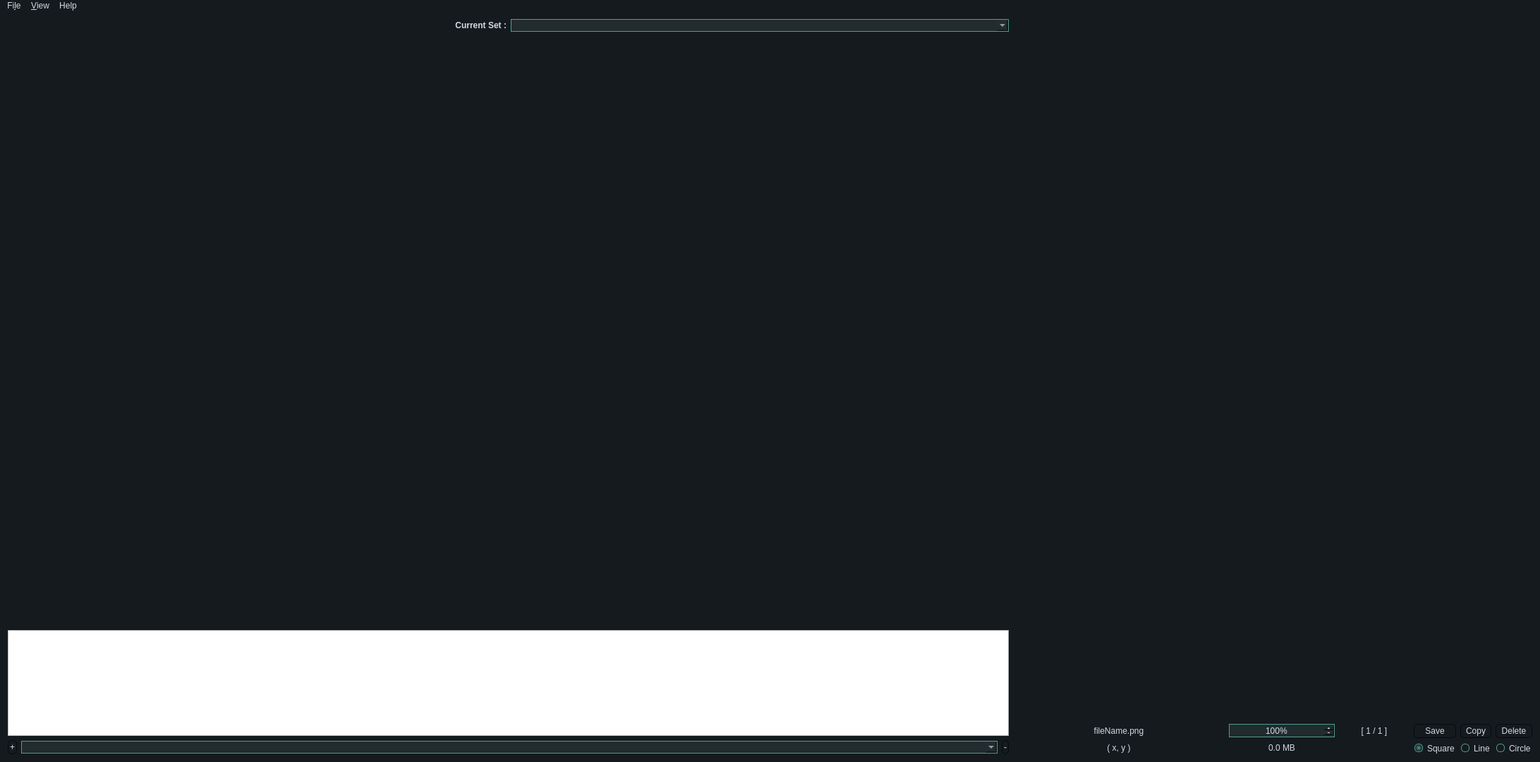
<?xml version="1.0" encoding="UTF-8"?>
<ui version="4.0">
 <class>MainWindow</class>
 <widget class="QMainWindow" name="MainWindow">
  <property name="geometry">
   <rect>
    <x>0</x>
    <y>0</y>
    <width>2183</width>
    <height>1080</height>
   </rect>
  </property>
  <property name="sizePolicy">
   <sizepolicy hsizetype="Preferred" vsizetype="Preferred">
    <horstretch>0</horstretch>
    <verstretch>0</verstretch>
   </sizepolicy>
  </property>
  <property name="minimumSize">
   <size>
    <width>0</width>
    <height>0</height>
   </size>
  </property>
  <property name="mouseTracking">
   <bool>true</bool>
  </property>
  <property name="windowTitle">
   <string>Optic.Ninja</string>
  </property>
  <property name="styleSheet">
   <string notr="true">QMainWindow {
	background-color:#151a1e;
}
QCalendar {
	background-color: #151a1e;
}
QTextEdit {
	border-width: 1px;
	border-style: solid;
	border-color: #4fa08b;
	background-color: #222b2e;
	color: #d3dae3;
}
QPlainTextEdit {
	border-width: 1px;
	border-style: solid;
	border-color: #4fa08b;
	background-color: #222b2e;
	color: #d3dae3;
}
QToolButton {
	border-style: solid;
	border-top-color: qlineargradient(spread:pad, x1:0.5, y1:1, x2:0.5, y2:0, stop:0 rgb(215, 215, 215), stop:1 rgb(222, 222, 222));
	border-right-color: qlineargradient(spread:pad, x1:0, y1:0.5, x2:1, y2:0.5, stop:0 rgb(217, 217, 217), stop:1 rgb(227, 227, 227));
	border-left-color: qlineargradient(spread:pad, x1:0, y1:0.5, x2:1, y2:0.5, stop:0 rgb(227, 227, 227), stop:1 rgb(217, 217, 217));
	border-bottom-color: qlineargradient(spread:pad, x1:0.5, y1:1, x2:0.5, y2:0, stop:0 rgb(215, 215, 215), stop:1 rgb(222, 222, 222));
	border-width: 1px;
	border-radius: 5px;
	color: #d3dae3;
	padding: 2px;
	background-color: rgb(255,255,255);
}
QToolButton:hover{
	border-style: solid;
	border-top-color: qlineargradient(spread:pad, x1:0.5, y1:1, x2:0.5, y2:0, stop:0 rgb(195, 195, 195), stop:1 rgb(222, 222, 222));
	border-right-color: qlineargradient(spread:pad, x1:0, y1:0.5, x2:1, y2:0.5, stop:0 rgb(197, 197, 197), stop:1 rgb(227, 227, 227));
	border-left-color: qlineargradient(spread:pad, x1:0, y1:0.5, x2:1, y2:0.5, stop:0 rgb(227, 227, 227), stop:1 rgb(197, 197, 197));
	border-bottom-color: qlineargradient(spread:pad, x1:0.5, y1:1, x2:0.5, y2:0, stop:0 rgb(195, 195, 195), stop:1 rgb(222, 222, 222));
	border-width: 1px;
	border-radius: 5px;
	color: rgb(0,0,0);
	padding: 2px;
	background-color: rgb(255,255,255);
}
QToolButton:pressed{
	border-style: solid;
	border-top-color: qlineargradient(spread:pad, x1:0.5, y1:1, x2:0.5, y2:0, stop:0 rgb(215, 215, 215), stop:1 rgb(222, 222, 222));
	border-right-color: qlineargradient(spread:pad, x1:0, y1:0.5, x2:1, y2:0.5, stop:0 rgb(217, 217, 217), stop:1 rgb(227, 227, 227));
	border-left-color: qlineargradient(spread:pad, x1:0, y1:0.5, x2:1, y2:0.5, stop:0 rgb(227, 227, 227), stop:1 rgb(217, 217, 217));
	border-bottom-color: qlineargradient(spread:pad, x1:0.5, y1:1, x2:0.5, y2:0, stop:0 rgb(215, 215, 215), stop:1 rgb(222, 222, 222));
	border-width: 1px;
	border-radius: 5px;
	color: rgb(0,0,0);
	padding: 2px;
	background-color: rgb(142,142,142);
}
QPushButton{
	border-style: solid;
	border-color: #050a0e;
	border-width: 1px;
	border-radius: 5px;
	color: #d3dae3;
	padding: 2px;
	background-color: #151a1e;
}
QPushButton::default{
	border-style: solid;
	border-color: #050a0e;
	border-width: 1px;
	border-radius: 5px;
	color: #FFFFFF;
	padding: 2px;
	background-color: #151a1e;;
}
QPushButton:hover{
	border-style: solid;
	border-color: #050a0e;
	border-width: 1px;
	border-radius: 5px;
	color: #d3dae3;
	padding: 2px;
	background-color: #1c1f1f;
}
QPushButton:pressed{
	border-style: solid;
	border-color: #050a0e;
	border-width: 1px;
	border-radius: 5px;
	color: #d3dae3;
	padding: 2px;
	background-color: #2c2f2f;
}
QPushButton:disabled{
	border-style: solid;
	border-top-color: qlineargradient(spread:pad, x1:0.5, y1:1, x2:0.5, y2:0, stop:0 rgb(215, 215, 215), stop:1 rgb(222, 222, 222));
	border-right-color: qlineargradient(spread:pad, x1:0, y1:0.5, x2:1, y2:0.5, stop:0 rgb(217, 217, 217), stop:1 rgb(227, 227, 227));
	border-left-color: qlineargradient(spread:pad, x1:0, y1:0.5, x2:1, y2:0.5, stop:0 rgb(227, 227, 227), stop:1 rgb(217, 217, 217));
	border-bottom-color: qlineargradient(spread:pad, x1:0.5, y1:1, x2:0.5, y2:0, stop:0 rgb(215, 215, 215), stop:1 rgb(222, 222, 222));
	border-width: 1px;
	border-radius: 5px;
	color: #808086;
	padding: 2px;
	background-color: rgb(142,142,142);
}
QLineEdit {
	border-width: 1px;
	border-style: solid;
	border-color: #4fa08b;
	background-color: #222b2e;
	color: #d3dae3;
}
QLabel {
	color: #d3dae3;
}
QLCDNumber {
	color: #4d9b87;
}
QProgressBar {
	text-align: center;
	color: #d3dae3;
	border-radius: 10px;
	border-color: transparent;
	border-style: solid;
	background-color: #52595d;
}
QProgressBar::chunk {
	background-color: #214037	;
	border-radius: 10px;
}
QMenuBar {
	background-color: #151a1e;
}
QMenuBar::item {
	color: #d3dae3;
  	spacing: 3px;
  	padding: 1px 4px;
	background-color: #151a1e;
}

QMenuBar::item:selected {
  	background-color: #252a2e;
	color: #FFFFFF;
}
QMenu {
	background-color: #151a1e;
}
QMenu::item:selected {
	background-color: #252a2e;
	color: #FFFFFF;
}
QMenu::item {
	color: #d3dae3;
	background-color: #151a1e;
}
QTabWidget {
	color:rgb(0,0,0);
	background-color:#000000;
}
QTabWidget::pane {
		border-color: #050a0e;
		background-color: #1e282c;
		border-style: solid;
		border-width: 1px;
    	border-bottom-left-radius: 4px;
		border-bottom-right-radius: 4px;
}
QTabBar::tab:first {
	border-style: solid;
	border-left-width:1px;
	border-right-width:0px;
	border-top-width:1px;
	border-bottom-width:0px;
	border-top-color: #050a0e;
	border-left-color: #050a0e;
	border-bottom-color: #050a0e;
	border-top-left-radius: 4px;
	color: #d3dae3;
	padding: 3px;
	margin-left:0px;
	background-color: #151a1e;
}
QTabBar::tab:last {
	border-style: solid;
	border-top-width:1px;
	border-left-width:1px;
	border-right-width:1px;
	border-bottom-width:0px;
	border-color: #050a0e;
	border-top-right-radius: 4px;
	color: #d3dae3;
	padding: 3px;
	margin-left:0px;
	background-color: #151a1e;
}
QTabBar::tab {
	border-style: solid;
	border-top-width:1px;
	border-bottom-width:0px;
	border-left-width:1px;
	border-top-color: #050a0e;
	border-left-color: #050a0e;
	border-bottom-color: #050a0e;
	color: #d3dae3;
	padding: 3px;
	margin-left:0px;
	background-color: #151a1e;
}
QTabBar::tab:selected, QTabBar::tab:last:selected, QTabBar::tab:hover {
  	border-style: solid;
  	border-left-width:1px;
	border-bottom-width:0px;
	border-right-color: transparent;
	border-top-color: #050a0e;
	border-left-color: #050a0e;
	border-bottom-color: #050a0e;
	color: #FFFFFF;
	padding: 3px;
	margin-left:0px;
	background-color: #1e282c;
}

QTabBar::tab:selected, QTabBar::tab:first:selected, QTabBar::tab:hover {
  	border-style: solid;
  	border-left-width:1px;
  	border-bottom-width:0px;
  	border-top-width:1px;
	border-right-color: transparent;
	border-top-color: #050a0e;
	border-left-color: #050a0e;
	border-bottom-color: #050a0e;
	color: #FFFFFF;
	padding: 3px;
	margin-left:0px;
	background-color: #1e282c;
}

QCheckBox {
	color: #d3dae3;
	padding: 2px;
}
QCheckBox:disabled {
	color: #808086;
	padding: 2px;
}

QCheckBox:hover {
	border-radius:4px;
	border-style:solid;
	padding-left: 1px;
	padding-right: 1px;
	padding-bottom: 1px;
	padding-top: 1px;
	border-width:1px;
	border-color: transparent;
}
QCheckBox::indicator:checked {

	height: 10px;
	width: 10px;
	border-style:solid;
	border-width: 1px;
	border-color: #4fa08b;
	color: #000000;
	background-color: qradialgradient(cx:0.4, cy:0.4, radius: 1.5,fx:0, fy:0, stop:0 #1e282c, stop:0.3 #1e282c, stop:0.4 #4fa08b, stop:0.5 #1e282c, stop:1 #1e282c);
}
QCheckBox::indicator:unchecked {

	height: 10px;
	width: 10px;
	border-style:solid;
	border-width: 1px;
	border-color: #4fa08b;
	color: #000000;
}
QRadioButton {
	color: #d3dae3;
	padding: 1px;
}
QRadioButton::indicator:checked {
	height: 10px;
	width: 10px;
	border-style:solid;
	border-radius:5px;
	border-width: 1px;
	border-color: #4fa08b;
	color: #a9b7c6;
	background-color: qradialgradient(cx:0.5, cy:0.5, radius:0.4,fx:0.5, fy:0.5, stop:0 #4fa08b, stop:1 #1e282c);
}
QRadioButton::indicator:!checked {
	height: 10px;
	width: 10px;
	border-style:solid;
	border-radius:5px;
	border-width: 1px;
	border-color: #4fa08b;
	color: #a9b7c6;
	background-color: transparent;
}
QStatusBar {
	color:#027f7f;
}
QSpinBox {
	color: #d3dae3;
	background-color: #222b2e;
	border-width: 1px;
	border-style: solid;
	border-color: #4fa08b;
}
QDoubleSpinBox {
	color: #d3dae3;
	background-color: #222b2e;
	border-width: 1px;
	border-style: solid;
	border-color: #4fa08b;
}
QTimeEdit {
	color: #d3dae3;
	background-color: #222b2e;
	border-width: 1px;
	border-style: solid;
	border-color: #4fa08b;
}
QDateTimeEdit {
	color: #d3dae3;
	background-color: #222b2e;
	border-width: 1px;
	border-style: solid;
	border-color: #4fa08b;
}
QDateEdit {
	color: #d3dae3;
	background-color: #222b2e;
	border-width: 1px;
	border-style: solid;
	border-color: #4fa08b;
}
QFontComboBox {
	color: #d3dae3;
	background-color: #222b2e;
	border-width: 1px;
	border-style: solid;
	border-color: #4fa08b;
}
QComboBox {
	color: #d3dae3;
	background-color: #222b2e;
	border-width: 1px;
	border-style: solid;
	border-color: #4fa08b;
}

QDial {
	background: #16a085;
}

QToolBox {
	color: #a9b7c6;
	background-color: #222b2e;
}
QToolBox::tab {
	color: #a9b7c6;
	background-color:#222b2e;
}
QToolBox::tab:selected {
	color: #FFFFFF;
	background-color:#222b2e;
}
QScrollArea {
	color: #FFFFFF;
	background-color:#222b2e;
}
QSlider::groove:horizontal {
	height: 5px;
	background-color: #52595d;
}
QSlider::groove:vertical {
	width: 5px;
	background-color: #52595d;
}
QSlider::handle:horizontal {
	background: #1a2224;
	border-style: solid;
	border-width: 1px;
	border-color: rgb(207,207,207);
	width: 12px;
	margin: -5px 0;
	border-radius: 7px;
}
QSlider::handle:vertical {
	background: #1a2224;
	border-style: solid;
	border-width: 1px;
	border-color: rgb(207,207,207);
	height: 12px;
	margin: 0 -5px;
	border-radius: 7px;
}
QSlider::add-page:horizontal {
    background: #52595d;
}
QSlider::add-page:vertical {
    background: #52595d;
}
QSlider::sub-page:horizontal {
    background-color: #15433a;
}
QSlider::sub-page:vertical {
    background-color: #15433a;
}
QScrollBar:horizontal {
	max-height: 10px;
	border: 1px transparent grey;
	margin: 0px 20px 0px 20px;
	background: transparent;
}
QScrollBar:vertical {
	max-width: 10px;
	border: 1px transparent grey;
	margin: 20px 0px 20px 0px;
	background: transparent;
}
QScrollBar::handle:horizontal {
	background: #52595d;
	border-style: transparent;
	border-radius: 4px;
	min-width: 25px;
}
QScrollBar::handle:horizontal:hover {
	background: #58a492;
	border-style: transparent;
	border-radius: 4px;
	min-width: 25px;
}
QScrollBar::handle:vertical {
	background: #52595d;
	border-style: transparent;
	border-radius: 4px;
	min-height: 25px;
}
QScrollBar::handle:vertical:hover {
	background: #58a492;
	border-style: transparent;
	border-radius: 4px;
	min-height: 25px;
}
QScrollBar::add-line:horizontal {
   border: 2px transparent grey;
   border-top-right-radius: 4px;
   border-bottom-right-radius: 4px;
   background: #15433a;
   width: 20px;
   subcontrol-position: right;
   subcontrol-origin: margin;
}
QScrollBar::add-line:horizontal:pressed {
   border: 2px transparent grey;
   border-top-right-radius: 4px;
   border-bottom-right-radius: 4px;
   background: rgb(181,181,181);
   width: 20px;
   subcontrol-position: right;
   subcontrol-origin: margin;
}
QScrollBar::add-line:vertical {
   border: 2px transparent grey;
   border-bottom-left-radius: 4px;
   border-bottom-right-radius: 4px;
   background: #15433a;
   height: 20px;
   subcontrol-position: bottom;
   subcontrol-origin: margin;
}
QScrollBar::add-line:vertical:pressed {
   border: 2px transparent grey;
   border-bottom-left-radius: 4px;
   border-bottom-right-radius: 4px;
   background: rgb(181,181,181);
   height: 20px;
   subcontrol-position: bottom;
   subcontrol-origin: margin;
}
QScrollBar::sub-line:horizontal {
   border: 2px transparent grey;
   border-top-left-radius: 4px;
   border-bottom-left-radius: 4px;
   background: #15433a;
   width: 20px;
   subcontrol-position: left;
   subcontrol-origin: margin;
}
QScrollBar::sub-line:horizontal:pressed {
   border: 2px transparent grey;
   border-top-left-radius: 4px;
   border-bottom-left-radius: 4px;
   background: rgb(181,181,181);
   width: 20px;
   subcontrol-position: left;
   subcontrol-origin: margin;
}
QScrollBar::sub-line:vertical {
   border: 2px transparent grey;
   border-top-left-radius: 4px;
   border-top-right-radius: 4px;
   background: #15433a;
   height: 20px;
   subcontrol-position: top;
   subcontrol-origin: margin;
}
QScrollBar::sub-line:vertical:pressed {
   border: 2px transparent grey;
   border-top-left-radius: 4px;
   border-top-right-radius: 4px;
   background: rgb(181,181,181);
   height: 20px;
   subcontrol-position: top;
   subcontrol-origin: margin;
}

QScrollBar::add-page:horizontal, QScrollBar::sub-page:horizontal {
   background: none;
}
QScrollBar::add-page:vertical, QScrollBar::sub-page:vertical {
   background: none;
}</string>
  </property>
  <widget class="QWidget" name="centralWidget">
   <property name="sizePolicy">
    <sizepolicy hsizetype="Expanding" vsizetype="Expanding">
     <horstretch>0</horstretch>
     <verstretch>0</verstretch>
    </sizepolicy>
   </property>
   <layout class="QGridLayout" name="gridLayout">
    <property name="leftMargin">
     <number>0</number>
    </property>
    <property name="topMargin">
     <number>0</number>
    </property>
    <property name="rightMargin">
     <number>0</number>
    </property>
    <property name="bottomMargin">
     <number>0</number>
    </property>
    <property name="horizontalSpacing">
     <number>0</number>
    </property>
    <item row="0" column="1">
     <layout class="QGridLayout" name="gridLayout_2">
      <property name="topMargin">
       <number>0</number>
      </property>
      <item row="0" column="1">
       <widget class="QStackedWidget" name="stackedWidget">
        <property name="sizePolicy">
         <sizepolicy hsizetype="Expanding" vsizetype="Expanding">
          <horstretch>0</horstretch>
          <verstretch>0</verstretch>
         </sizepolicy>
        </property>
        <property name="minimumSize">
         <size>
          <width>0</width>
          <height>0</height>
         </size>
        </property>
        <property name="currentIndex">
         <number>1</number>
        </property>
        <widget class="QWidget" name="page">
         <property name="sizePolicy">
          <sizepolicy hsizetype="Expanding" vsizetype="Expanding">
           <horstretch>0</horstretch>
           <verstretch>0</verstretch>
          </sizepolicy>
         </property>
         <layout class="QGridLayout" name="gridLayout_3">
          <item row="0" column="1">
           <widget class="QTabWidget" name="tabWidget">
            <property name="minimumSize">
             <size>
              <width>0</width>
              <height>0</height>
             </size>
            </property>
            <property name="autoFillBackground">
             <bool>false</bool>
            </property>
            <property name="currentIndex">
             <number>-1</number>
            </property>
            <property name="tabsClosable">
             <bool>false</bool>
            </property>
           </widget>
          </item>
         </layout>
        </widget>
        <widget class="QWidget" name="page_2">
         <property name="sizePolicy">
          <sizepolicy hsizetype="Expanding" vsizetype="Expanding">
           <horstretch>0</horstretch>
           <verstretch>0</verstretch>
          </sizepolicy>
         </property>
         <layout class="QGridLayout" name="gridLayout_4">
          <item row="1" column="1" rowspan="5" colspan="4">
           <layout class="QGridLayout" name="ImageViewLayout" rowstretch="0" columnstretch="0">
            <property name="sizeConstraint">
             <enum>QLayout::SetMaximumSize</enum>
            </property>
           </layout>
          </item>
          <item row="6" column="1" colspan="4">
           <layout class="QGridLayout" name="gridLayout_7">
            <item row="0" column="0">
             <layout class="QHBoxLayout" name="horizontalLayout">
              <property name="sizeConstraint">
               <enum>QLayout::SetMaximumSize</enum>
              </property>
              <item>
               <layout class="QGridLayout" name="gridLayout_9">
                <item row="0" column="0">
                 <widget class="QLabel" name="fileNameLabel">
                  <property name="minimumSize">
                   <size>
                    <width>300</width>
                    <height>0</height>
                   </size>
                  </property>
                  <property name="text">
                   <string>fileName.png</string>
                  </property>
                  <property name="alignment">
                   <set>Qt::AlignCenter</set>
                  </property>
                 </widget>
                </item>
                <item row="2" column="1">
                 <widget class="QLabel" name="imageSizeLabel">
                  <property name="sizePolicy">
                   <sizepolicy hsizetype="Fixed" vsizetype="Preferred">
                    <horstretch>0</horstretch>
                    <verstretch>0</verstretch>
                   </sizepolicy>
                  </property>
                  <property name="minimumSize">
                   <size>
                    <width>150</width>
                    <height>0</height>
                   </size>
                  </property>
                  <property name="text">
                   <string>0.0 MB</string>
                  </property>
                  <property name="alignment">
                   <set>Qt::AlignCenter</set>
                  </property>
                 </widget>
                </item>
                <item row="0" column="1">
                 <widget class="QSpinBox" name="setImagespinBox">
                  <property name="sizePolicy">
                   <sizepolicy hsizetype="Preferred" vsizetype="Preferred">
                    <horstretch>0</horstretch>
                    <verstretch>0</verstretch>
                   </sizepolicy>
                  </property>
                  <property name="alignment">
                   <set>Qt::AlignCenter</set>
                  </property>
                  <property name="buttonSymbols">
                   <enum>QAbstractSpinBox::PlusMinus</enum>
                  </property>
                  <property name="suffix">
                   <string comment="%" extracomment="%">%</string>
                  </property>
                  <property name="minimum">
                   <number>1</number>
                  </property>
                  <property name="maximum">
                   <number>1500</number>
                  </property>
                  <property name="singleStep">
                   <number>10</number>
                  </property>
                  <property name="value">
                   <number>100</number>
                  </property>
                 </widget>
                </item>
                <item row="0" column="2">
                 <widget class="QLabel" name="frameBufferLabel">
                  <property name="sizePolicy">
                   <sizepolicy hsizetype="Preferred" vsizetype="Preferred">
                    <horstretch>0</horstretch>
                    <verstretch>0</verstretch>
                   </sizepolicy>
                  </property>
                  <property name="minimumSize">
                   <size>
                    <width>100</width>
                    <height>0</height>
                   </size>
                  </property>
                  <property name="text">
                   <string>[ 1 / 1 ]</string>
                  </property>
                  <property name="textFormat">
                   <enum>Qt::AutoText</enum>
                  </property>
                  <property name="alignment">
                   <set>Qt::AlignCenter</set>
                  </property>
                 </widget>
                </item>
                <item row="2" column="0">
                 <widget class="QLabel" name="mouseLocationLabel">
                  <property name="sizePolicy">
                   <sizepolicy hsizetype="Preferred" vsizetype="Preferred">
                    <horstretch>0</horstretch>
                    <verstretch>0</verstretch>
                   </sizepolicy>
                  </property>
                  <property name="minimumSize">
                   <size>
                    <width>225</width>
                    <height>0</height>
                   </size>
                  </property>
                  <property name="text">
                   <string>( x, y )</string>
                  </property>
                  <property name="alignment">
                   <set>Qt::AlignCenter</set>
                  </property>
                 </widget>
                </item>
               </layout>
              </item>
              <item>
               <layout class="QGridLayout" name="gridLayout_8">
                <property name="sizeConstraint">
                 <enum>QLayout::SetFixedSize</enum>
                </property>
                <item row="1" column="2">
                 <widget class="QRadioButton" name="lineDrawRadioButton">
                  <property name="text">
                   <string>Line</string>
                  </property>
                 </widget>
                </item>
                <item row="1" column="1">
                 <widget class="QRadioButton" name="squareDrawRadioButton">
                  <property name="layoutDirection">
                   <enum>Qt::LeftToRight</enum>
                  </property>
                  <property name="text">
                   <string>Square</string>
                  </property>
                  <property name="checked">
                   <bool>true</bool>
                  </property>
                 </widget>
                </item>
                <item row="0" column="3">
                 <widget class="QPushButton" name="deleteImageButton">
                  <property name="text">
                   <string>Delete</string>
                  </property>
                 </widget>
                </item>
                <item row="0" column="1">
                 <widget class="QPushButton" name="saveImageButton">
                  <property name="text">
                   <string>Save</string>
                  </property>
                 </widget>
                </item>
                <item row="1" column="3">
                 <widget class="QRadioButton" name="circalDrawRadioButton">
                  <property name="text">
                   <string>Circle</string>
                  </property>
                 </widget>
                </item>
                <item row="0" column="2">
                 <widget class="QPushButton" name="copySetImageButton">
                  <property name="text">
                   <string>Copy</string>
                  </property>
                 </widget>
                </item>
               </layout>
              </item>
             </layout>
            </item>
           </layout>
          </item>
          <item row="1" column="0" rowspan="6">
           <layout class="QVBoxLayout" name="verticalLayout_2">
            <property name="sizeConstraint">
             <enum>QLayout::SetMaximumSize</enum>
            </property>
            <item>
             <layout class="QGridLayout" name="gridLayout_6">
              <property name="sizeConstraint">
               <enum>QLayout::SetMaximumSize</enum>
              </property>
              <item row="1" column="1">
               <widget class="QComboBox" name="setComboBox">
                <property name="sizePolicy">
                 <sizepolicy hsizetype="Preferred" vsizetype="Fixed">
                  <horstretch>0</horstretch>
                  <verstretch>0</verstretch>
                 </sizepolicy>
                </property>
               </widget>
              </item>
              <item row="1" column="0">
               <widget class="QLabel" name="label_3">
                <property name="text">
                 <string>&lt;html&gt;&lt;head/&gt;&lt;body&gt;&lt;p&gt;&lt;span style=&quot; font-weight:600;&quot;&gt;Current Set :&lt;/span&gt;&lt;/p&gt;&lt;/body&gt;&lt;/html&gt;</string>
                </property>
                <property name="textFormat">
                 <enum>Qt::RichText</enum>
                </property>
                <property name="alignment">
                 <set>Qt::AlignRight|Qt::AlignTrailing|Qt::AlignVCenter</set>
                </property>
               </widget>
              </item>
             </layout>
            </item>
            <item>
             <widget class="QWidget" name="setControllerWidget" native="true">
              <property name="sizePolicy">
               <sizepolicy hsizetype="Expanding" vsizetype="Expanding">
                <horstretch>0</horstretch>
                <verstretch>0</verstretch>
               </sizepolicy>
              </property>
              <layout class="QVBoxLayout" name="verticalLayout_4">
               <item>
                <layout class="QVBoxLayout" name="verticalLayout_3"/>
               </item>
              </layout>
             </widget>
            </item>
            <item>
             <widget class="QListWidget" name="annotationNamesListWidget">
              <property name="maximumSize">
               <size>
                <width>16777215</width>
                <height>150</height>
               </size>
              </property>
             </widget>
            </item>
            <item>
             <layout class="QHBoxLayout" name="horizontalLayout_2">
              <property name="sizeConstraint">
               <enum>QLayout::SetMaximumSize</enum>
              </property>
              <item>
               <widget class="QPushButton" name="addClassButton">
                <property name="sizePolicy">
                 <sizepolicy hsizetype="Maximum" vsizetype="Fixed">
                  <horstretch>0</horstretch>
                  <verstretch>0</verstretch>
                 </sizepolicy>
                </property>
                <property name="text">
                 <string>+</string>
                </property>
               </widget>
              </item>
              <item>
               <widget class="QComboBox" name="classComboBox">
                <property name="sizePolicy">
                 <sizepolicy hsizetype="Preferred" vsizetype="Fixed">
                  <horstretch>0</horstretch>
                  <verstretch>0</verstretch>
                 </sizepolicy>
                </property>
               </widget>
              </item>
              <item>
               <widget class="QPushButton" name="removeClassButton">
                <property name="sizePolicy">
                 <sizepolicy hsizetype="Maximum" vsizetype="Fixed">
                  <horstretch>0</horstretch>
                  <verstretch>0</verstretch>
                 </sizepolicy>
                </property>
                <property name="text">
                 <string>-</string>
                </property>
               </widget>
              </item>
             </layout>
            </item>
           </layout>
          </item>
         </layout>
        </widget>
        <widget class="QWidget" name="page_3">
         <property name="sizePolicy">
          <sizepolicy hsizetype="Expanding" vsizetype="Expanding">
           <horstretch>0</horstretch>
           <verstretch>0</verstretch>
          </sizepolicy>
         </property>
         <layout class="QGridLayout" name="gridLayout_5">
          <item row="0" column="1">
           <layout class="QGridLayout" name="gridLayout_13">
            <item row="2" column="0">
             <widget class="QLabel" name="label_4">
              <property name="sizePolicy">
               <sizepolicy hsizetype="Preferred" vsizetype="Maximum">
                <horstretch>0</horstretch>
                <verstretch>0</verstretch>
               </sizepolicy>
              </property>
              <property name="text">
               <string>Valid Set Mime Type</string>
              </property>
             </widget>
            </item>
            <item row="1" column="0">
             <widget class="QLabel" name="label">
              <property name="sizePolicy">
               <sizepolicy hsizetype="Maximum" vsizetype="Preferred">
                <horstretch>0</horstretch>
                <verstretch>0</verstretch>
               </sizepolicy>
              </property>
              <property name="text">
               <string>Default Set Directory</string>
              </property>
             </widget>
            </item>
            <item row="7" column="1">
             <layout class="QGridLayout" name="gridLayout_14">
              <item row="0" column="2">
               <widget class="QPushButton" name="saveAppSettingsButton">
                <property name="sizePolicy">
                 <sizepolicy hsizetype="Maximum" vsizetype="Maximum">
                  <horstretch>0</horstretch>
                  <verstretch>0</verstretch>
                 </sizepolicy>
                </property>
                <property name="text">
                 <string>Save Settings</string>
                </property>
               </widget>
              </item>
              <item row="0" column="1">
               <widget class="QPushButton" name="resetImageMimeButton">
                <property name="sizePolicy">
                 <sizepolicy hsizetype="Maximum" vsizetype="Maximum">
                  <horstretch>0</horstretch>
                  <verstretch>0</verstretch>
                 </sizepolicy>
                </property>
                <property name="sizeIncrement">
                 <size>
                  <width>0</width>
                  <height>0</height>
                 </size>
                </property>
                <property name="text">
                 <string>Restore Default</string>
                </property>
                <property name="flat">
                 <bool>false</bool>
                </property>
               </widget>
              </item>
              <item row="0" column="0">
               <spacer name="horizontalSpacer">
                <property name="orientation">
                 <enum>Qt::Horizontal</enum>
                </property>
                <property name="sizeHint" stdset="0">
                 <size>
                  <width>40</width>
                  <height>20</height>
                 </size>
                </property>
               </spacer>
              </item>
             </layout>
            </item>
            <item row="1" column="1">
             <widget class="QLineEdit" name="setDirectoryTextEdit">
              <property name="sizePolicy">
               <sizepolicy hsizetype="Preferred" vsizetype="Fixed">
                <horstretch>0</horstretch>
                <verstretch>0</verstretch>
               </sizepolicy>
              </property>
             </widget>
            </item>
            <item row="2" column="1">
             <layout class="QGridLayout" name="gridLayout_15">
              <item row="0" column="0">
               <widget class="QLineEdit" name="setImageExtensionTextEdit">
                <property name="sizePolicy">
                 <sizepolicy hsizetype="Preferred" vsizetype="Fixed">
                  <horstretch>0</horstretch>
                  <verstretch>0</verstretch>
                 </sizepolicy>
                </property>
               </widget>
              </item>
              <item row="1" column="0">
               <widget class="QLabel" name="label_5">
                <property name="text">
                 <string>&lt;html&gt;&lt;head/&gt;&lt;body&gt;&lt;p&gt;&lt;span style=&quot; font-style:italic;&quot;&gt;This field uses wild card style look ups with comma seperation.  Don't use spaces.  For example : *.bmp,*.BMP&lt;/span&gt;&lt;/p&gt;&lt;/body&gt;&lt;/html&gt;</string>
                </property>
                <property name="textFormat">
                 <enum>Qt::RichText</enum>
                </property>
               </widget>
              </item>
             </layout>
            </item>
            <item row="4" column="1">
             <spacer name="verticalSpacer_2">
              <property name="orientation">
               <enum>Qt::Vertical</enum>
              </property>
              <property name="sizeHint" stdset="0">
               <size>
                <width>20</width>
                <height>40</height>
               </size>
              </property>
             </spacer>
            </item>
           </layout>
          </item>
         </layout>
        </widget>
        <widget class="QWidget" name="page_4">
         <property name="enabled">
          <bool>true</bool>
         </property>
         <widget class="QWidget" name="gridLayoutWidget">
          <property name="geometry">
           <rect>
            <x>9</x>
            <y>9</y>
            <width>2051</width>
            <height>1041</height>
           </rect>
          </property>
          <layout class="QGridLayout" name="gridLayout_10">
           <item row="0" column="0">
            <layout class="QVBoxLayout" name="verticalLayout"/>
           </item>
          </layout>
         </widget>
        </widget>
       </widget>
      </item>
     </layout>
    </item>
   </layout>
  </widget>
  <widget class="QMenuBar" name="menuBar">
   <property name="geometry">
    <rect>
     <x>0</x>
     <y>0</y>
     <width>2183</width>
     <height>19</height>
    </rect>
   </property>
   <widget class="QMenu" name="menuFile">
    <property name="title">
     <string>Fi&amp;le</string>
    </property>
    <addaction name="actionExport_Dataset"/>
    <addaction name="actionQuit"/>
   </widget>
   <widget class="QMenu" name="menuHelp">
    <property name="title">
     <string>Help</string>
    </property>
    <addaction name="actionAbout"/>
    <addaction name="actionHot_Keys"/>
   </widget>
   <widget class="QMenu" name="menuView">
    <property name="title">
     <string>&amp;View</string>
    </property>
    <widget class="QMenu" name="menu_Set_View_Types">
     <property name="title">
      <string>&amp;Set View Types</string>
     </property>
     <addaction name="actionList_View"/>
     <addaction name="actionIcon_View"/>
    </widget>
    <addaction name="actionFullScreen"/>
    <addaction name="menu_Set_View_Types"/>
   </widget>
   <addaction name="menuFile"/>
   <addaction name="menuView"/>
   <addaction name="menuHelp"/>
  </widget>
  <action name="actionAbout">
   <property name="text">
    <string>&amp;About</string>
   </property>
  </action>
  <action name="actionQuit">
   <property name="text">
    <string>&amp;Quit</string>
   </property>
  </action>
  <action name="actionSynchronizeStreams">
   <property name="checkable">
    <bool>true</bool>
   </property>
   <property name="text">
    <string>&amp;Synchronize streams</string>
   </property>
  </action>
  <action name="actionScaleToFitFrame">
   <property name="checkable">
    <bool>true</bool>
   </property>
   <property name="text">
    <string>Scale to fit frame</string>
   </property>
  </action>
  <action name="actionFullScreen">
   <property name="checkable">
    <bool>true</bool>
   </property>
   <property name="text">
    <string>&amp;Full Screen</string>
   </property>
  </action>
  <action name="actionHot_Keys">
   <property name="text">
    <string>&amp;Hot Keys</string>
   </property>
  </action>
  <action name="actionCreate_Set">
   <property name="text">
    <string>&amp;Create Set</string>
   </property>
  </action>
  <action name="actionCurrent_Set">
   <property name="text">
    <string>Current &amp;Set</string>
   </property>
  </action>
  <action name="actionList_View">
   <property name="text">
    <string>List View</string>
   </property>
  </action>
  <action name="actionIcon_View">
   <property name="text">
    <string>Icon View</string>
   </property>
  </action>
  <action name="actionExport_Dataset">
   <property name="text">
    <string>Export Dataset</string>
   </property>
  </action>
 </widget>
 <layoutdefault spacing="6" margin="11"/>
 <resources/>
 <connections/>
</ui>
